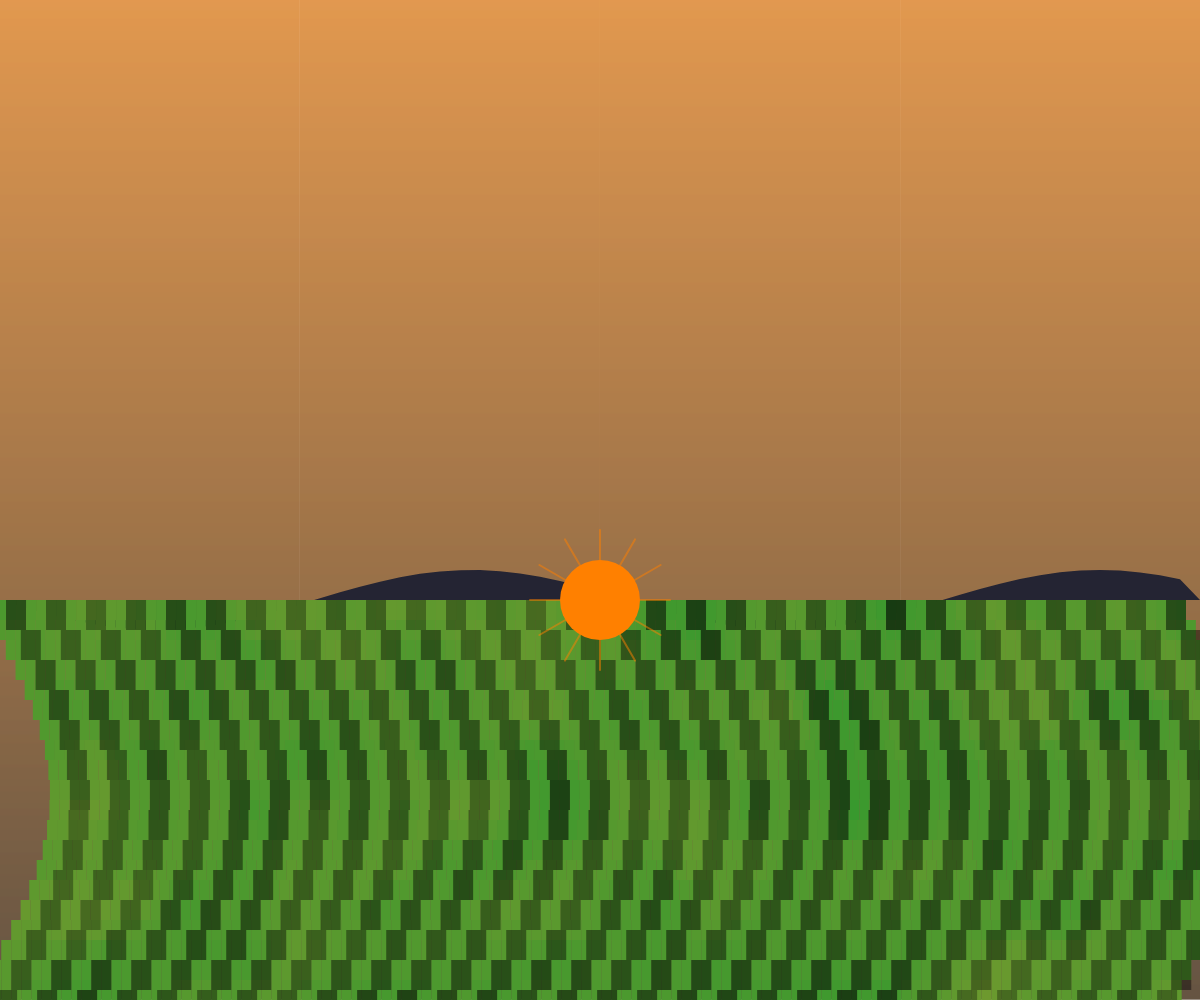
Frame 1 (no input)
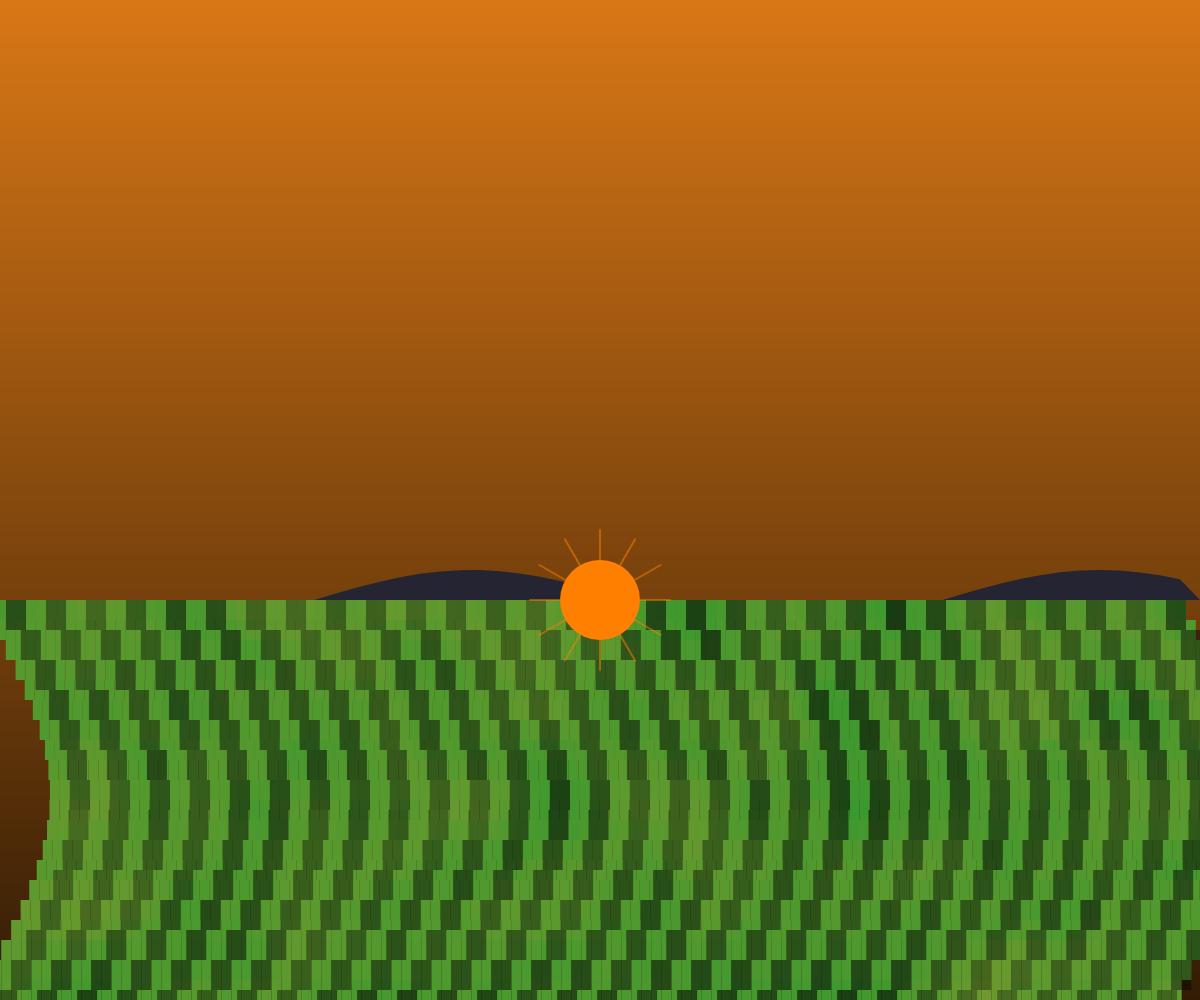
Frame 2 (the mouse pressed at the canvas centre, redrawn once)

The p5.js sketch that drew these frames (run headless with seeded random() and noise() and a simulated clock; the mouse was pressed at the canvas centre and the sketch redrawn once):

// p5.js sketch
// ── sketch.js
function setup() {
  createCanvas(windowWidth, windowHeight);
  colorMode(HSB, 360, 100, 100, 1);
  noLoop();
}

function draw() {
  // Background gradient for sky
  for (let y = 0; y < height; y++) {
    let inter = map(y, 0, height, 0, 1);
    let b = map(inter, 0, 1, 85, 20); // Warm orange to cool blue
    stroke(30, 90, b);
    line(0, y, width, y);
  }

  // Distant mountains with atmospheric mist
  fill(240, 30, 20); // Cool blue
  noStroke();
  beginShape();
  vertex(0, height * 0.6);
  for (let x = 0; x < width; x += 20) {
    let y = height * 0.6 + sin(x / 100) * 30;
    vertex(x, y);
  }
  vertex(width, height * 0.6);
  endShape(CLOSE);

  // Foreground rolling fields
  for (let y = height * 0.6; y < height; y += 20) {
    let offset = sin(y / 100) * 50;
    for (let x = 0; x < width; x += 10) {
      let noiseVal = noise(x * 0.01, y * 0.01);
      let greenHue = map(noiseVal, 0, 1, 80, 120); // Varying greens
      fill(greenHue, 70, 60);
      rect(x + offset, y, 10, 20);
    }
  }

  // Dramatic shadows
  for (let y = height * 0.6; y < height; y += 30) {
    let offset = sin(y / 100) * 50;
    for (let x = 0; x < width; x += 20) {
      if (x % 40 === 0) continue; // Skip some to create shadow pattern
      let noiseVal = noise(x * 0.01, y * 0.01);
      let shadowStrength = map(noiseVal, 0, 1, 0.2, 0.7);
      fill(0, 0, 0, shadowStrength);
      rect(x + offset, y, 20, 30);
    }
  }

  // Sun at horizon
  fill(30, 100, 100); // Bright orange
  noStroke();
  ellipse(width * 0.5, height * 0.6, 80, 80);

  // Sun rays
  strokeWeight(2);
  stroke(30, 100, 100, 0.5);
  for (let i = 0; i < 12; i++) {
    let angle = map(i, 0, 12, 0, TWO_PI);
    let x1 = width * 0.5 + cos(angle) * 40;
    let y1 = height * 0.6 + sin(angle) * 40;
    let x2 = width * 0.5 + cos(angle) * 70;
    let y2 = height * 0.6 + sin(angle) * 70;
    line(x1, y1, x2, y2);
  }
}
